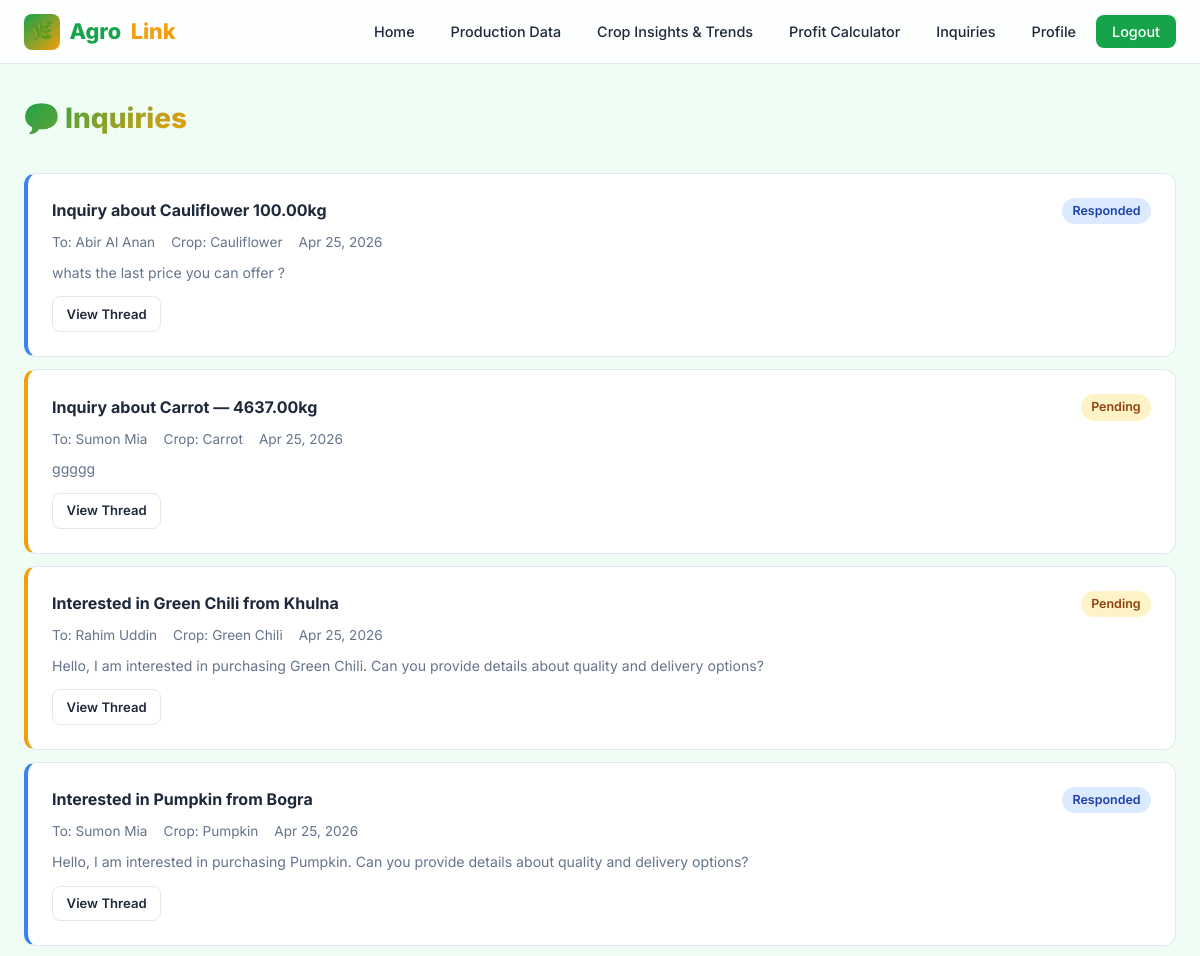
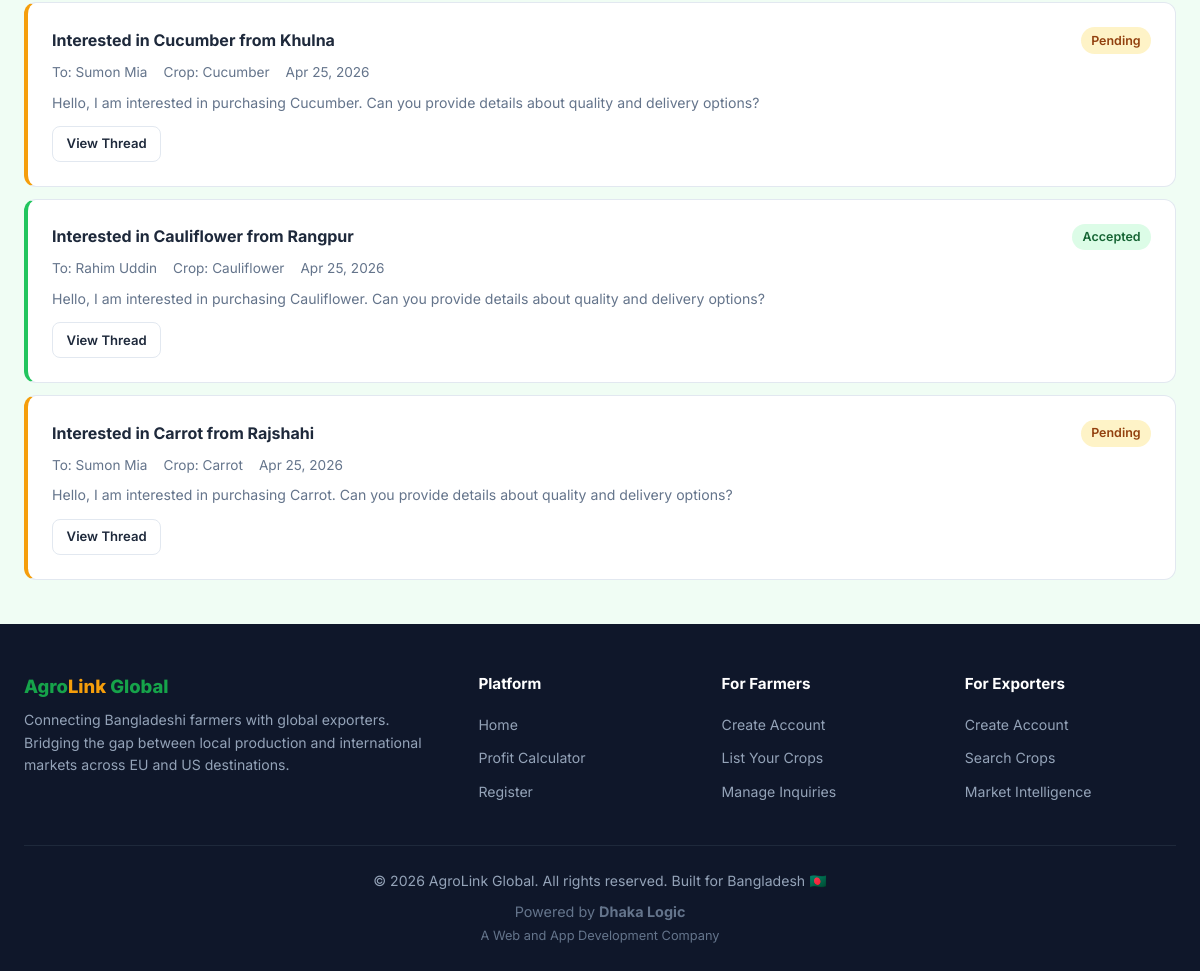
Page /inquiries/ (signed in) on the committed database (2 pictures, top to bottom).
### inquiries/models.py (models this page shows, shortened)
class Inquiry(models.Model):
    class Status(models.TextChoices):
        PENDING = 'pending', 'Pending'
        RESPONDED = 'responded', 'Responded'
        ACCEPTED = 'accepted', 'Accepted'
        REJECTED = 'rejected', 'Rejected'
        CLOSED = 'closed', 'Closed'
    exporter = models.ForeignKey(
        settings.AUTH_USER_MODEL,
        on_delete=models.CASCADE,
        related_name='sent_inquiries',
        limit_choices_to={'role': 'exporter'},
    )
    farmer = models.ForeignKey(
        settings.AUTH_USER_MODEL,
        on_delete=models.CASCADE,
        related_name='received_inquiries',
        limit_choices_to={'role': 'farmer'},
    )
    crop_listing = models.ForeignKey(
        'farmers.CropListing',
        on_delete=models.CASCADE,
        related_name='inquiries',
    )
    subject = models.CharField(max_length=200)
    message = models.TextField()
    quantity_needed = models.DecimalField(max_digits=10, decimal_places=2, blank=True, null=True, help_text='Quantity needed in KG')
    status = models.CharField(max_length=15, choices=Status.choices, default=Status.PENDING)
    created_at = models.DateTimeField(auto_now_add=True)
    updated_at = models.DateTimeField(auto_now=True)
    class Meta:
        db_table = 'inquiries'
        ordering = ['-created_at']
        verbose_name_plural = 'Inquiries'

### accounts/models.py (models this page shows, shortened)
class User(AbstractUser):
    class Role(models.TextChoices):
        FARMER = 'farmer', 'Farmer'
        EXPORTER = 'exporter', 'Exporter'
        ADMIN = 'admin', 'Admin'
    role = models.CharField(
        max_length=10,
        choices=Role.choices,
        default=Role.FARMER,
    )
    phone = models.CharField(max_length=20, blank=True)
    district = models.CharField(max_length=100, blank=True)
    address = models.TextField(blank=True)
    profile_picture = models.ImageField(upload_to='profiles/', blank=True, null=True)
    created_at = models.DateTimeField(auto_now_add=True)
    updated_at = models.DateTimeField(auto_now=True)
    class Meta:
        db_table = 'users'
        ordering = ['-created_at']
    @property
    def is_farmer(self):
        return self.role == self.Role.FARMER
    @property
    def is_exporter(self):
        return self.role == self.Role.EXPORTER

### farmers/models.py (models this page shows, shortened)
class CropListing(models.Model):
    class Status(models.TextChoices):
        AVAILABLE = 'available', 'Available'
        SOLD = 'sold', 'Sold Out'
        UPCOMING = 'upcoming', 'Upcoming'
    farmer = models.ForeignKey(
        settings.AUTH_USER_MODEL,
        on_delete=models.CASCADE,
        related_name='crop_listings',
        limit_choices_to={'role': 'farmer'},
    )
    vegetable = models.ForeignKey(Vegetable, on_delete=models.CASCADE, related_name='listings')
    quantity_kg = models.DecimalField(max_digits=10, decimal_places=2, help_text='Quantity in KG')
    price_per_kg = models.DecimalField(max_digits=8, decimal_places=2, help_text='Price per KG in BDT')
    district = models.CharField(max_length=100)
    season = models.CharField(max_length=20, choices=Vegetable.Season.choices)
    harvest_date = models.DateField(blank=True, null=True)
    status = models.CharField(max_length=15, choices=Status.choices, default=Status.AVAILABLE)
    description = models.TextField(blank=True)
    created_at = models.DateTimeField(auto_now_add=True)
    updated_at = models.DateTimeField(auto_now=True)
    class Meta:
        db_table = 'crop_listings'
        ordering = ['-created_at']

class Vegetable(models.Model):
    class Season(models.TextChoices):
        KHARIF1 = 'kharif1', 'Kharif-1 (Mar–Jun)'
        KHARIF2 = 'kharif2', 'Kharif-2 (Jul–Oct)'
        RABI = 'rabi', 'Rabi (Nov–Feb)'
        YEAR_ROUND = 'year_round', 'Year Round'
    name = models.CharField(max_length=100)
    local_name = models.CharField(max_length=100, blank=True, help_text='Name in Bangla/local language')
    description = models.TextField(blank=True)
    season = models.CharField(max_length=20, choices=Season.choices, default=Season.RABI)
    image = models.ImageField(upload_to='vegetables/', blank=True, null=True)
    demand_score = models.FloatField(default=0.5)
    created_at = models.DateTimeField(auto_now_add=True)
    class Meta:
        db_table = 'vegetables'
        ordering = ['name']

### inquiries/views.py (the view)
# urls.py: path('', views.inquiry_list, name='inquiry_list'),
@login_required
def inquiry_list(request):
    if request.user.is_exporter:
        inquiries = Inquiry.objects.filter(exporter=request.user)
    elif request.user.is_farmer:
        inquiries = Inquiry.objects.filter(farmer=request.user)
    else:
        inquiries = Inquiry.objects.all()
    return render(request, 'inquiries/inquiry_list.html', {'inquiries': inquiries})

### templates/inquiries/inquiry_list.html (shortened to what this page needs)
{% extends 'base.html' %}
{% block content %}
<div class="container">
    <div class="page-header">
        <h1>💬 Inquiries</h1>
    </div>
    {% if inquiries %}
    {% for inquiry in inquiries %}
    <div class="card inquiry-card status-{{ inquiry.status }}" style="margin-bottom:.75rem;">
        <div class="inquiry-header">
            <span class="inquiry-subject">{{ inquiry.subject }}</span>
            <span class="badge {% if inquiry.status == 'pending' %}badge-warning{% elif inquiry.status == 'responded' %}badge-info{% elif inquiry.status == 'accepted' %}badge-success{% elif inquiry.status == 'rejected' %}badge-danger{% else %}badge-neutral{% endif %}">
                {{ inquiry.get_status_display }}
            </span>
        </div>
        <div class="inquiry-meta">
            {% if user.is_farmer %}
            <span>From: {{ inquiry.exporter.get_full_name }}</span>
            {% else %}
            <span>To: {{ inquiry.farmer.get_full_name }}</span>
            {% endif %}
            <span>Crop: {{ inquiry.crop_listing.vegetable.name }}</span>
            <span>{{ inquiry.created_at|date:"M d, Y" }}</span>
        </div>
        <p style="color:var(--clr-text-light);font-size:.88rem;margin-bottom:.75rem;">{{ inquiry.message|truncatewords:25 }}</p>
        <a href="{% url 'inquiry_detail' inquiry.pk %}" class="btn btn-secondary btn-sm">View Thread</a>
    </div>
    {% endfor %}
    {% else %}
    <div class="empty-state">
        <div class="empty-icon">💬</div>
        <h3>No inquiries yet</h3>
        <p>Inquiries between farmers and exporters will appear here.</p>
    </div>
    {% endif %}
</div>
{% endblock %}

### static/css/style.css (style rules this page uses)
:root { --clr-primary: #16a34a; --clr-primary-dark: #15803d; --clr-primary-light: #bbf7d0; --clr-accent: #f59e0b; --clr-accent-dark: #d97706; --clr-bg: #f0fdf4; --clr-bg-dark: #0f172a; --clr-surface: #ffffff; --clr-surface-alt: #f8fafc; --clr-text: #1e293b; --clr-text-light: #64748b; --clr-border: #e2e8f0; --clr-danger: #ef4444; --clr-info: #3b82f6; --clr-success: #22c55e; --clr-warning: #f59e0b; --radius: 12px; --radius-sm: 8px; --radius-lg: 20px; --shadow: 0 1px 3px rgba(0,0,0,.08), 0 4px 12px rgba(0,0,0,.04); --shadow-md: 0 4px 16px rgba(0,0,0,.1); --shadow-lg: 0 8px 32px rgba(0,0,0,.12); --transition: all .25s cubic-bezier(.4,0,.2,1); --font: 'Inter', system-ui, -apple-system, sans-serif; }
*, *::before, *::after { box-sizing: border-box; margin: 0; padding: 0; }
html { scroll-behavior: smooth; font-size: 16px; }
body { font-family: var(--font); background: var(--clr-bg); color: var(--clr-text); line-height: 1.6; min-height: 100vh; display: flex; flex-direction: column; }
a { color: var(--clr-primary); text-decoration: none; transition: var(--transition); }
.container { max-width: 1280px; margin: 0 auto; padding: 0 1.5rem; }
.card { background: var(--clr-surface); border-radius: var(--radius); border: 1px solid var(--clr-border); padding: 1.5rem; transition: var(--transition); }
.btn { display: inline-flex; align-items: center; gap: .5rem; padding: .65rem 1.25rem; border-radius: var(--radius-sm); font-weight: 600; font-size: .9rem; cursor: pointer; border: none; font-family: var(--font); transition: var(--transition); text-align: center; justify-content: center; }
.btn-secondary { background: var(--clr-surface); color: var(--clr-text); border: 1px solid var(--clr-border); }
.btn-sm { padding: .4rem .85rem; font-size: .82rem; }
.page-header { margin-bottom: 2rem; display: flex; align-items: center; justify-content: space-between; flex-wrap: wrap; gap: 1rem; }
.page-header h1 { font-size: 1.75rem; font-weight: 800; background: linear-gradient(135deg, var(--clr-primary), var(--clr-accent)); -webkit-background-clip: text; -webkit-text-fill-color: transparent; background-clip: text; }
.badge { display: inline-flex; align-items: center; padding: .2rem .65rem; border-radius: 20px; font-size: .78rem; font-weight: 600; }
.badge-success { background: #dcfce7; color: #166534; }
.badge-warning { background: #fef3c7; color: #92400e; }
.badge-info { background: #dbeafe; color: #1e40af; }
.inquiry-card { border-left: 4px solid var(--clr-primary); }
.inquiry-card.status-pending { border-left-color: var(--clr-warning); }
.inquiry-card.status-responded { border-left-color: var(--clr-info); }
.inquiry-card.status-accepted { border-left-color: var(--clr-success); }
.inquiry-header { display: flex; justify-content: space-between; align-items: center; margin-bottom: .5rem; }
.inquiry-subject { font-weight: 700; font-size: 1rem; }
.inquiry-meta { display: flex; gap: 1rem; color: var(--clr-text-light); font-size: .85rem; margin-bottom: .5rem; }

### rows in the picture
Inquiry: subject "Inquiry about Cauliflower 100.00kg", status "Responded", farmer.get_full_name "Abir Al Anan", crop_listing.vegetable.name "Cauliflower", created_at "Apr 25, 2026", message "whats the last price you can offer ?"
Inquiry: subject "Inquiry about Carrot — 4637.00kg", status "Pending", farmer.get_full_name "Sumon Mia", crop_listing.vegetable.name "Carrot", created_at "Apr 25, 2026", message "ggggg"
Inquiry: subject "Interested in Green Chili from Khulna", status "Pending", farmer.get_full_name "Rahim Uddin", crop_listing.vegetable.name "Green Chili", created_at "Apr 25, 2026", message "Hello, I am interested in purchasing Green Chili. Can you provide details about quality and delivery options?"
Inquiry: subject "Interested in Pumpkin from Bogra", status "Responded", farmer.get_full_name "Sumon Mia", crop_listing.vegetable.name "Pumpkin", created_at "Apr 25, 2026", message "Hello, I am interested in purchasing Pumpkin. Can you provide details about quality and delivery options?"
Inquiry: subject "Interested in Cucumber from Khulna", status "Pending", farmer.get_full_name "Sumon Mia", crop_listing.vegetable.name "Cucumber", created_at "Apr 25, 2026", message "Hello, I am interested in purchasing Cucumber. Can you provide details about quality and delivery options?"
Inquiry: subject "Interested in Cauliflower from Rangpur", status "Accepted", farmer.get_full_name "Rahim Uddin", crop_listing.vegetable.name "Cauliflower", created_at "Apr 25, 2026", message "Hello, I am interested in purchasing Cauliflower. Can you provide details about quality and delivery options?"
Inquiry: subject "Interested in Carrot from Rajshahi", status "Pending", farmer.get_full_name "Sumon Mia", crop_listing.vegetable.name "Carrot", created_at "Apr 25, 2026", message "Hello, I am interested in purchasing Carrot. Can you provide details about quality and delivery options?"
